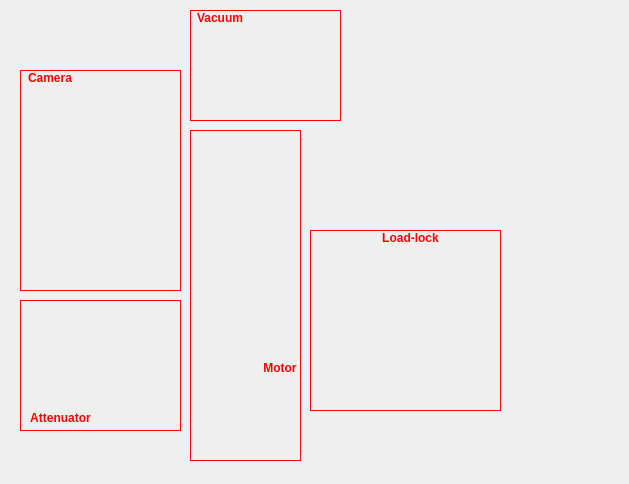
<?xml version="1.0" encoding="UTF-8"?>
<ui version="4.0">
 <class>Form</class>
 <widget class="QWidget" name="Form">
  <property name="geometry">
   <rect>
    <x>0</x>
    <y>0</y>
    <width>629</width>
    <height>484</height>
   </rect>
  </property>
  <property name="windowTitle">
   <string>Form</string>
  </property>
  <widget class="QLabel" name="chamber">
   <property name="geometry">
    <rect>
     <x>0</x>
     <y>0</y>
     <width>624</width>
     <height>480</height>
    </rect>
   </property>
   <property name="minimumSize">
    <size>
     <width>624</width>
     <height>480</height>
    </size>
   </property>
   <property name="text">
    <string/>
   </property>
   <property name="textFormat">
    <enum>Qt::PlainText</enum>
   </property>
   <property name="pixmap">
    <pixmap>img/fullChamber.png</pixmap>
   </property>
   <property name="scaledContents">
    <bool>true</bool>
   </property>
   <property name="alignment">
    <set>Qt::AlignCenter</set>
   </property>
  </widget>
  <widget class="QLabel" name="label_2">
   <property name="geometry">
    <rect>
     <x>250</x>
     <y>360</y>
     <width>60</width>
     <height>16</height>
    </rect>
   </property>
   <property name="styleSheet">
    <string notr="true">color : red; font-weight: bold</string>
   </property>
   <property name="text">
    <string>Motor</string>
   </property>
   <property name="alignment">
    <set>Qt::AlignCenter</set>
   </property>
  </widget>
  <widget class="QPushButton" name="buttonLoadLock">
   <property name="geometry">
    <rect>
     <x>310</x>
     <y>230</y>
     <width>191</width>
     <height>181</height>
    </rect>
   </property>
   <property name="styleSheet">
    <string notr="true">border: 1px solid red;</string>
   </property>
   <property name="text">
    <string/>
   </property>
   <property name="checkable">
    <bool>false</bool>
   </property>
   <property name="flat">
    <bool>true</bool>
   </property>
  </widget>
  <widget class="QLabel" name="label">
   <property name="geometry">
    <rect>
     <x>20</x>
     <y>70</y>
     <width>60</width>
     <height>16</height>
    </rect>
   </property>
   <property name="styleSheet">
    <string notr="true">color : red; font-weight: bold</string>
   </property>
   <property name="text">
    <string>Camera</string>
   </property>
   <property name="alignment">
    <set>Qt::AlignCenter</set>
   </property>
  </widget>
  <widget class="QPushButton" name="buttonMotor">
   <property name="geometry">
    <rect>
     <x>190</x>
     <y>130</y>
     <width>111</width>
     <height>331</height>
    </rect>
   </property>
   <property name="styleSheet">
    <string notr="true">border: 1px solid red;</string>
   </property>
   <property name="text">
    <string/>
   </property>
   <property name="checkable">
    <bool>false</bool>
   </property>
   <property name="flat">
    <bool>true</bool>
   </property>
  </widget>
  <widget class="QPushButton" name="buttonCamera">
   <property name="geometry">
    <rect>
     <x>20</x>
     <y>70</y>
     <width>161</width>
     <height>221</height>
    </rect>
   </property>
   <property name="styleSheet">
    <string notr="true">border: 1px solid red;</string>
   </property>
   <property name="text">
    <string/>
   </property>
   <property name="checkable">
    <bool>false</bool>
   </property>
   <property name="flat">
    <bool>true</bool>
   </property>
  </widget>
  <widget class="QLabel" name="label_4">
   <property name="geometry">
    <rect>
     <x>370</x>
     <y>230</y>
     <width>81</width>
     <height>16</height>
    </rect>
   </property>
   <property name="styleSheet">
    <string notr="true">color : red; font-weight: bold</string>
   </property>
   <property name="text">
    <string>Load-lock</string>
   </property>
   <property name="alignment">
    <set>Qt::AlignCenter</set>
   </property>
  </widget>
  <widget class="QPushButton" name="buttonFilter">
   <property name="geometry">
    <rect>
     <x>20</x>
     <y>300</y>
     <width>161</width>
     <height>131</height>
    </rect>
   </property>
   <property name="styleSheet">
    <string notr="true">border: 1px solid red;</string>
   </property>
   <property name="text">
    <string/>
   </property>
   <property name="checkable">
    <bool>false</bool>
   </property>
   <property name="flat">
    <bool>true</bool>
   </property>
  </widget>
  <widget class="QLabel" name="label_5">
   <property name="geometry">
    <rect>
     <x>190</x>
     <y>10</y>
     <width>60</width>
     <height>16</height>
    </rect>
   </property>
   <property name="styleSheet">
    <string notr="true">color : red; font-weight: bold</string>
   </property>
   <property name="text">
    <string>Vacuum</string>
   </property>
   <property name="alignment">
    <set>Qt::AlignCenter</set>
   </property>
  </widget>
  <widget class="QLabel" name="label_3">
   <property name="geometry">
    <rect>
     <x>20</x>
     <y>410</y>
     <width>81</width>
     <height>16</height>
    </rect>
   </property>
   <property name="styleSheet">
    <string notr="true">color : red; font-weight: bold</string>
   </property>
   <property name="text">
    <string>Attenuator</string>
   </property>
   <property name="alignment">
    <set>Qt::AlignCenter</set>
   </property>
  </widget>
  <widget class="QPushButton" name="buttonVacuum">
   <property name="geometry">
    <rect>
     <x>190</x>
     <y>10</y>
     <width>151</width>
     <height>111</height>
    </rect>
   </property>
   <property name="styleSheet">
    <string notr="true">border: 1px solid red;</string>
   </property>
   <property name="text">
    <string/>
   </property>
   <property name="checkable">
    <bool>false</bool>
   </property>
   <property name="flat">
    <bool>true</bool>
   </property>
  </widget>
 </widget>
 <resources/>
 <connections/>
</ui>
